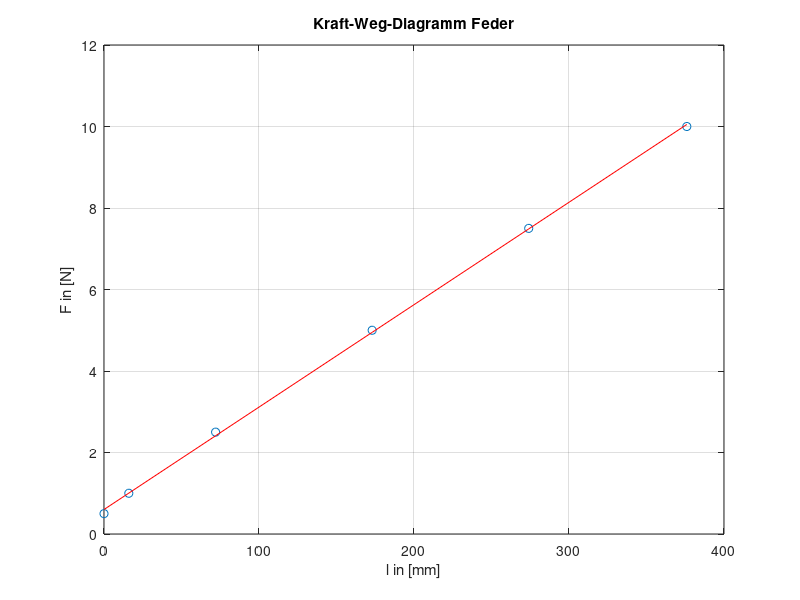

Source code (MATLAB):
FVec=[0.5,1,2.5,5,7.5,10]; % Kraft in [N]
lVec=[0,16,72,173,274,376]; % Federweg in [mm]
% berechne Ausgleichsgerade
AG = polyfit(lVec,FVec,1);



hold on
% plotte Messpunkte
plot(lVec,FVec,'o')

% plotte Ausgleichsgrade
plot(lVec,AG(2)+AG(1)*lVec,'r-')
box on
grid on
xlabel('l in [mm]')
ylabel('F in [N]')
title('Kraft-Weg-Diagramm Feder')